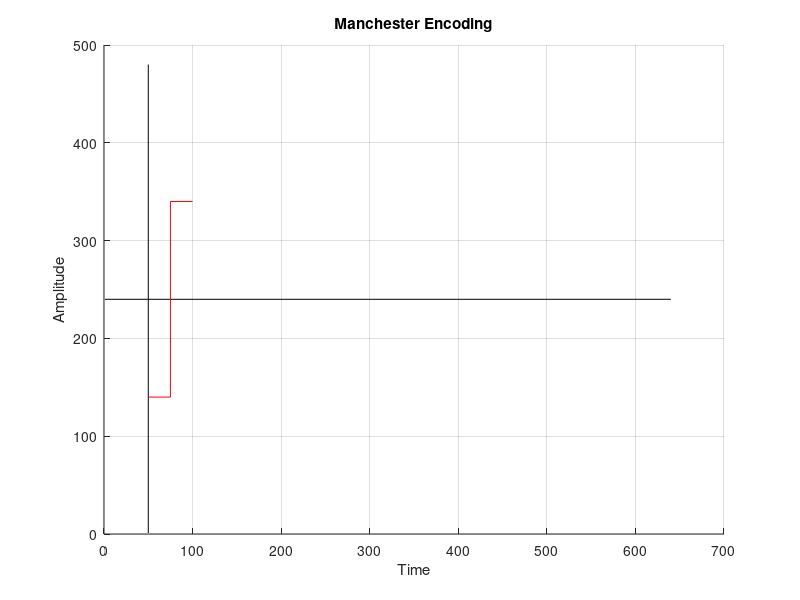

Write the MATLAB code that produced this figure.
% Manchester (IEEE)

% Clear workspace and variables
clear;
clc;

% Parameters
xmax = 640;
ymax = 480;

% Input from user
str = input('Enter a binary string: ', 's');

% Plot the axes
figure;
line([50 50], [1 ymax], 'Color', 'k'); % Vertical axis
line([1 xmax], [ymax/2 ymax/2], 'Color', 'k'); % Horizontal axis
hold on;

% Initialize variables
l = length(str);
x = 50;         % Starting x-coordinate
y1 = 340;       % High amplitude level
y2 = 140;       % Low amplitude level

% Loop through the binary string
for n = 1:l
    if str(n) == '0'
        % Draw for binary 0
        line([x x+25], [y1 y1], 'Color', 'b');   % High level
        line([x+25 x+25], [y1 y2], 'Color', 'b'); % Transition
        line([x+25 x+50], [y2 y2], 'Color', 'b'); % Low level
    else
        % Draw for binary 1
        line([x x+25], [y2 y2], 'Color', 'r');   % Low level
        line([x+25 x+25], [y1 y2], 'Color', 'r'); % Transition
        line([x+25 x+50], [y1 y1], 'Color', 'r'); % High level
    end
    
    % Update x-coordinate for the next bit
    x = x + 50;
    
    % Draw vertical line if the next bit is the same as the current bit
    if n < l && str(n) == str(n+1)
        line([x x], [y1 y2], 'Color', 'g'); % Vertical transition
    end
end

% Set title and labels
title('Manchester Encoding');
xlabel('Time');
ylabel('Amplitude');
grid on;
hold off;
